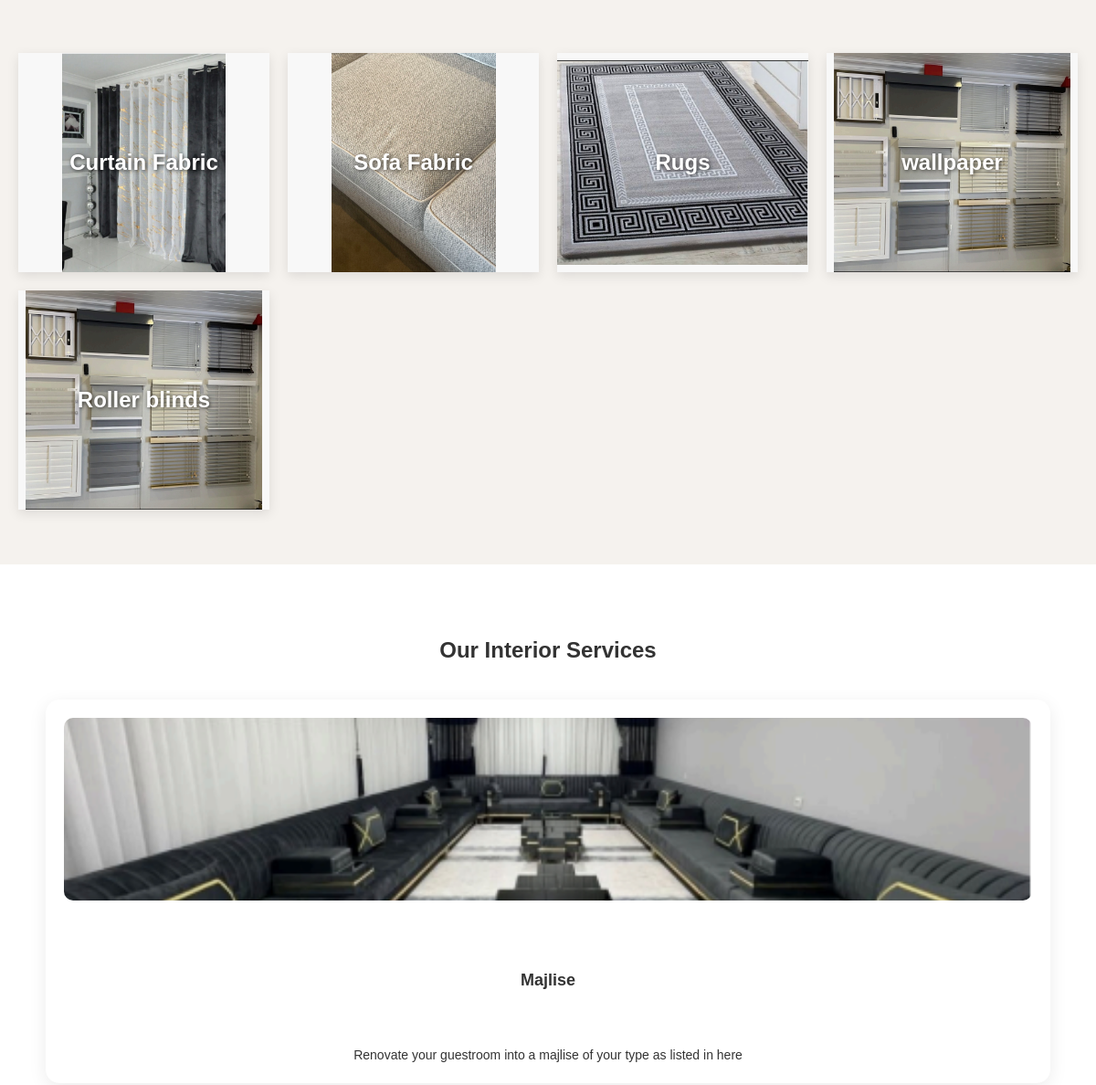
Before: / (middle part) with the older database file.
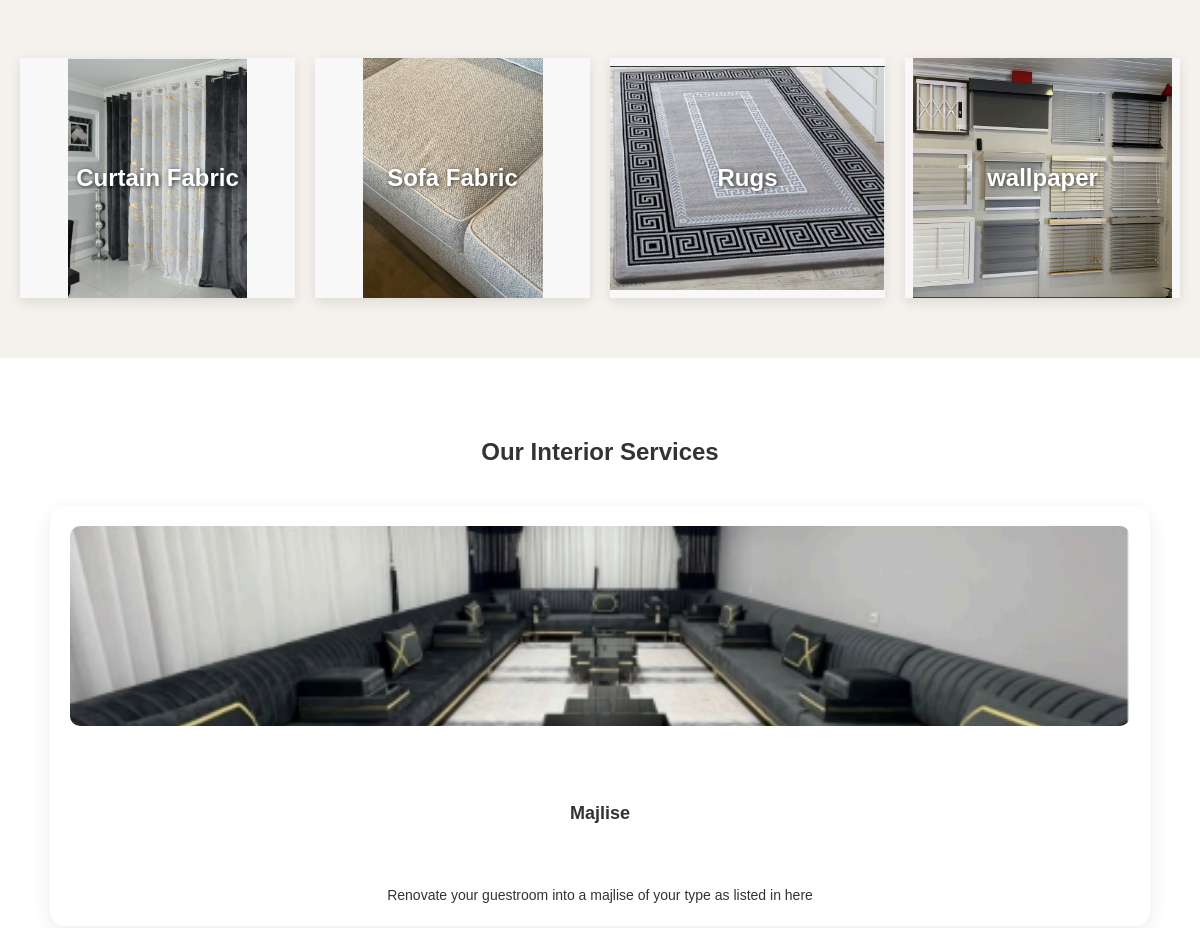
After: the same page with the newer database file.
### tables this page shows
CREATE TABLE categories (
        id INTEGER PRIMARY KEY AUTOINCREMENT,
        name TEXT UNIQUE
    , image TEXT);

CREATE TABLE services (
    id INTEGER PRIMARY KEY AUTOINCREMENT,
    title TEXT,
    description TEXT,
    image TEXT
);

### app.py (the view)
@app.route("/")
def home():
    conn = get_db()
    c = conn.cursor()
    c.execute("SELECT id, name, image FROM categories")
    categories = c.fetchall()
    c.execute("SELECT * FROM services")
    services = c.fetchall()
    c.execute("SELECT * FROM service_designs")
    service_designs = c.fetchall()
    conn.close()
    return render_template("home.html", categories=categories, services=services, service_designs=service_designs)

### app.py (called while the page is built)
def get_db():
    return sqlite3.connect("shop.db")

### templates/home.html (shortened to what this page needs)
<!DOCTYPE html>
<html>
<head>
    <link rel="stylesheet" href="{{ url_for('static', filename='css/style.css') }}">
</head>
<body>
<section class="categories">
    {% for c in categories %}
        <a href="/shop?category={{ c[1] }}"
           class="cat-tile"
           style="background-image: url('{{ url_for('static', filename=c[2]) }}'); background-size: contain;
background-repeat: no-repeat;
background-position: center;
background-color: #f8f8f8;
 ">
            <span class="cat-name">{{ c[1] }}</span>
        </a>
    {% endfor %}
</section>
<section class="services">
    <h2>Our Interior Services</h2>
    <div class="services-grid">
        {% for s in services %}
       <a href="/service/{{ s[0] }}" class="service-link">
    <div class="service-card">
        <img src="{{ url_for('static', filename=s[3]) }}">
        <h3>{{ s[1] }}</h3>
        <p>{{ s[2] }}</p>
    </div>
</a>
        {% endfor %}
    </div>
</section>
<link rel="stylesheet" href="https://cdnjs.cloudflare.com/ajax/libs/font-awesome/6.4.0/css/all.min.css">
</body>
</html>

Changed rows visible on the page:
removed categories: image (picture), name "Roller blinds"
